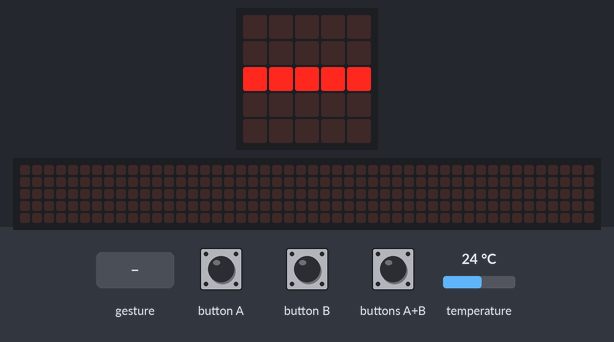
The program below on a simulated BBC micro:bit (MakeCode). Parts: the board's 5×5 LED display, a strip that is not on the board, showing the scrolling text unrolled. The test bench sets the inputs (shaded band); at power-on: temperature 24 °C. A tilt is held for 1.5 s and a shake lasts 1 s, then the board lies face up again; the 48×5 strip is a reading aid, not a part: it shows the text the display is scrolling, unrolled, one strip-width of it at a time.

Above: at 1.2 s.
1.3 s: gesture 'tilt right'
At 1.6 s:
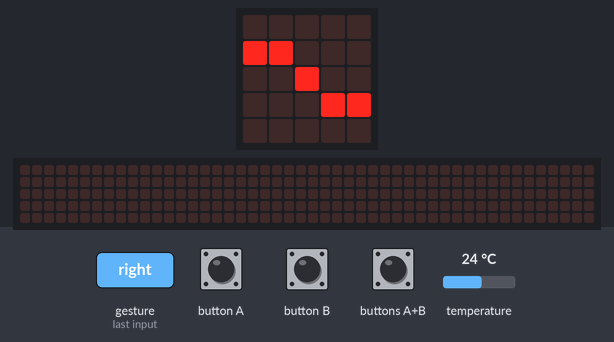
At 2.02 s:
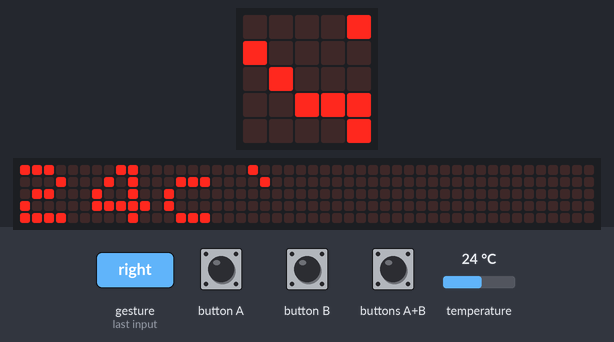
3.6 s: button A pressed for 0.15 s
4.3 s: gesture 'tilt right'
At 6.77 s:
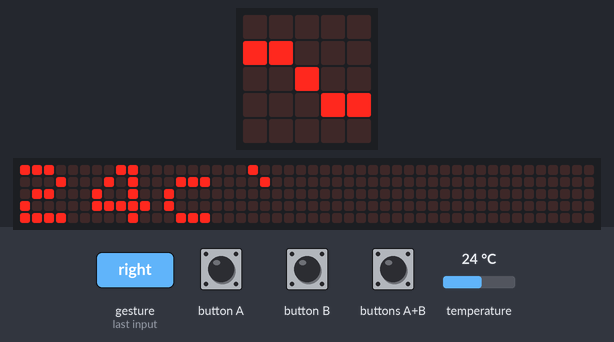

The program:

main.ts
```typescript
let sysMode = 0
let start_time = 0
input.onGesture(Gesture.ScreenUp, function () {
    sysMode = 0
    basic.showLeds(`
        . . . . .
        . . . . .
        # # # # #
        . . . . .
        . . . . .
        `)
})
input.onGesture(Gesture.TiltRight, function () {
    sysMode = 1
    basic.showLeds(`
        . . . . .
        # # . . .
        . . # . .
        . . . # #
        . . . . .
        `)
    main_top(3)
})
input.onButtonPressed(Button.A, function () {
    main_top(0)
})
input.onGesture(Gesture.TiltLeft, function () {
    sysMode = 2
    basic.showLeds(`
        . . . . .
        . . . # #
        . . # . .
        # # . . .
        . . . . .
        `)
})
input.onButtonPressed(Button.AB, function () {
    main_top(2)
})
input.onButtonPressed(Button.B, function () {
    main_top(1)
})
function timer_start () {
    basic.showLeds(`
        . . . . .
        . . . . .
        . . . . .
        . . . . .
        . . . . .
        `)
    start_time = input.runningTime()
    while (10000 >= input.runningTime() - start_time) {
        if (input.runningTime() / 1000 % 1 > 0.5) {
            led.plot(2, 2)
        } else {
            led.unplot(2, 2)
        }
    }
    basic.showLeds(`
        . # # # .
        . # . . .
        . # # # .
        . # . . .
        . # . . .
        `)
}
function main_top (Type: number) {
    if (sysMode == 0) {
        if (Type == 0) {
            timer_start()
        } else if (Type == 1) {

        } else {

        }
    } else if (sysMode == 1) {
        basic.showString("" + input.temperature() + "c`")
    } else if (sysMode == 2) {
        if (Type == 0) {

        } else if (Type == 1) {

        } else {

        }
    } else {

    }
}
```

test.ts
```typescript
// テストはここに来ます。このパッケージが拡張機能として使用されるときにはコンパイルされません。
```

Measured:
- after the input at 1.3 s, the display: changes after 0.10 s (image 1)
- after the input at 4.3 s, the display: first differs from a run without the input after 2.0 s (image 3 shows a later state)
- what the display in image 1 shows lasts 0.4 s, from 1.4 s to 1.8 s
